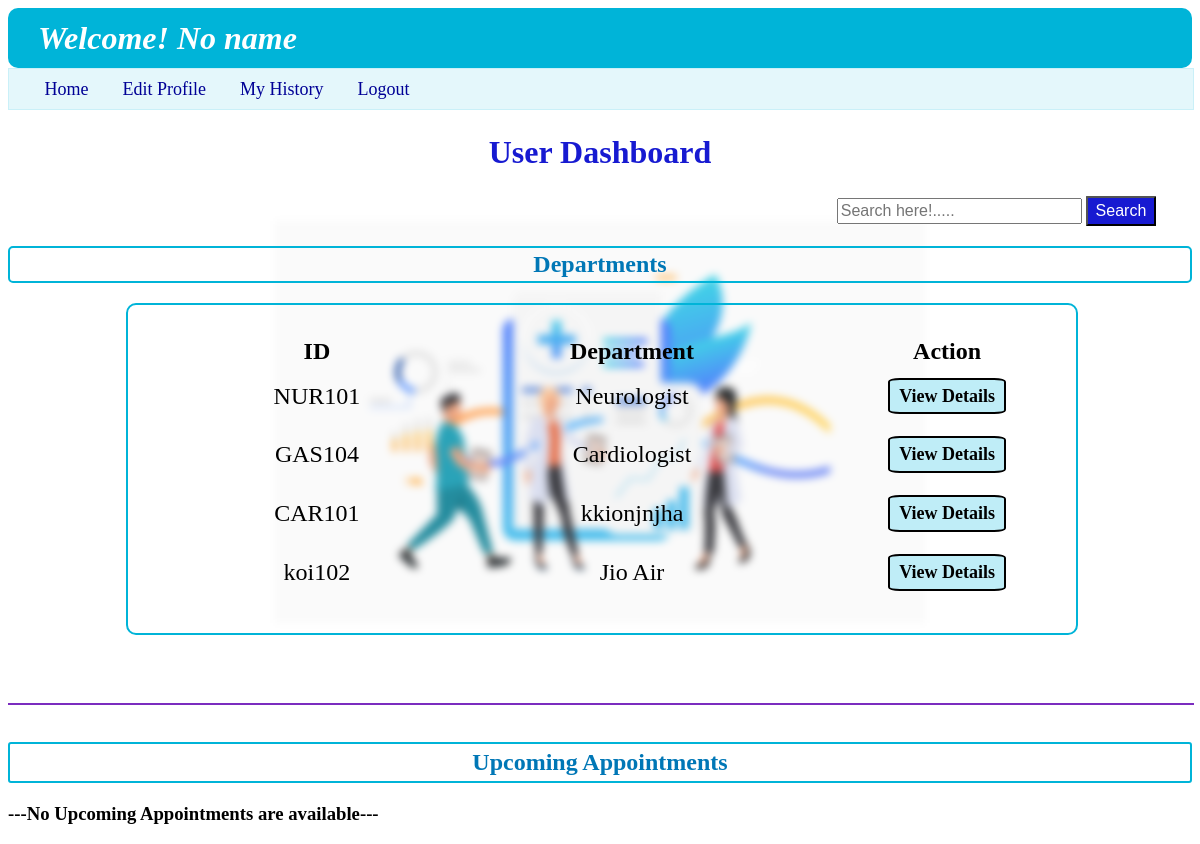
The app's page /user/0 with its own data.
### backend/models.py (models this page shows)
class Department(db.Model):
    __tablename__ = "department"
    id=db.Column(db.String,primary_key=True,nullable=False)
    specialization=db.Column(db.String,nullable=False)
    description=db.Column(db.String,nullable=False)
    doctor=db.relationship("Doctor_Info",cascade="all,delete",backref="department",lazy=True)

### backend/controllers.py (the view)
@app.route("/user/<u_id>")
def user_dashboard(u_id):
    u_id = int(u_id)
    name=u_get(u_id,"name","user")
    dept=all_departments()
    usr=User_Info.query.filter_by(id=u_id).first()
    appoin=Appointments.query.filter_by(user_id=u_id).all()
    return render_template("user_dashboard.html",usern=name,department_list=dept,appointments=appoin,pop_up="",u_id=u_id,usr=usr)

### backend/controllers.py (called while the page is built)
def u_get(u_id, operation,who_m):
    u = User_Info.query.filter_by(id=u_id,role=1).first()
    d = Doctor_Info.query.filter_by(id=u_id).first()
    if who_m=="doctor" and d:
        if operation == "name":
            return d.full_name
        elif operation == "email":
            return d.email
    elif who_m=="user" and u:
        if operation == "name":
            return u.full_name
        elif operation == "email":
            return u.email
    return "No name"

def all_departments():
    dept=Department.query.all()
    return dept

### templates/user_dashboard.html (shortened to what this page needs)
{%extends "user_layout.html"%}
{%block content%}
    {%if usr.is_blacklist!=0%}
    <h1 style="font-weight: bolder; color:red; margin: 15% 30% 30% 30%;">You Are Blocked From Our Website. Please! Contact Hospital Administrative</h1>
    {%else%}
    <h1 style="text-align: center; font-weight: bold; padding: 3px; color: rgb(23, 26, 209);">User Dashboard</h1>
            <span >
                <form action="/user_dashboard_search_bar/{{u_id}}" method="POST">
                    <input style="width: 20%; height: 20px; font-size: medium; display: inline-block; margin-left: 70%;" type="text" id="search_by_name" name="search_by_name" placeholder="Search here!.....">
                    <button type="submit" style="padding: 4px 8px 4px 8px; font-size: medium; display: inline-block; color: white; background-color: rgb(23, 26, 209); border-radius: 2%;">Search</button>
                </form>
            </span>
    <h2 style="text-align: center; font-weight: bold; border: 2px solid rgb(0, 180, 216);padding: 3px; color: rgb(0,119,182); border-radius: 5px; ">Departments</h2>
    {%if department_list%}
    <div class="login_panel" style="width: 80%; margin-left: 10%;">
        <table class="table_user_dashboard">
            <thead style="margin: 10px;">
                <th>ID</th>
                <th>Department</th>
                <th>Action</th>
            </thead>
            <tbody>
                {%for dept in department_list%}
                <tr>
                    <td>{{dept.id}}</td>
                    <td>{{dept.specialization}}</td>
                    <td><a href="{{url_for('department_details',u_id=u_id,d_id=dept.id)}}" type="button" class="color_button">View Details</a></td>
                </tr>
                {%endfor%}
            </tbody>
        </table>
        {%else%}
        <h3>---Not Available---</h3>
        {%endif%}
    </div>
    <br>
    <hr style="border: 1px solid rgb(123,44,191); width: 100%; margin: 0px;">
    <br>
    <h2 style="text-align: center; font-weight: bold; border: 2px solid rgb(0, 180, 216); color: rgb(0,119,182); border-radius: 3px; padding: 5px; ">Upcoming Appointments</h2>
    {%if appointments%}
    <div class="login_panel" style="margin-bottom: 50px; width: 90%; margin-left: 5%;">
        <table class="table_user_dashboard">
            <thead style="margin: 10px;">
                <th>ID</th>
                <th>Doctor Name</th>
                <th>Department</th>
                <th>Date</th>
                <th>Time</th>
                <th>Status</th>
                <th>Action </th>
            </thead>
            <tbody>
                {%for ap in appointments%}
                <tr>
                    <td>{{ap.user_id}}</td>
                    <td>{{ap.doctor_info.full_name}}</td>
                    <td>{{ap.doctor_info.department.specialization}}</td>
                    <td>{{ap.date}}</td>
                    <td>{{ap.time_slot}}</td>
                    <td>{{ap.status}}</td>
                    {%if ap.status=="Incomplete"%}
                    <td><a href="/user_appoin_cancel/{{ap.id}}/{{ap.user_id}}" type="button" class="color_button" style="background-color: orangered;">Cancel</a></td>
                    {%else%}
                    <td><h3 style="display: inline-block; font-weight: lighter;">X</h3></td>
                    {%endif%}
                </tr>
                {%endfor%}
            </tbody>
        </table>
        {%else%}
        <h3>---No Upcoming Appointments are available---</h3>
        {%endif%}
    {%endif%}
{%endblock%}

### static/style.css (style rules this page uses)
body { background-image: url("https://static.vecteezy.com/system/resources/thumbnails/002/072/163/small_2x/doctor-injecting-coronavirus-vaccine-to-a-patient-concept-free-vector.jpg"); background-repeat: no-repeat; background-size: 650px 650px; background-position: center; background-attachment: fixed; filter: saturate(1.0); z-index: -4; backdrop-filter: blur(4px); }
.login_panel { height: auto; width: 60%; margin: 10px 20% 40px 20%; border: 2px double rgb(0, 180, 216); border-radius: 10px; }
.table_user_dashboard { align-content: center; margin: 30px; font-size: x-large; }
table { width: 100%; table-layout: fixed; }
td { text-align: center; padding: 10px; }
a { text-decoration: none; }
.color_button { text-decoration: none; color:black; background-color: rgb(191, 237, 247); border-radius: 10%; border: 2px double black; padding: 2% 3% 2% 3%; font-weight: bold; font-size: 18px; display: inline-block; }

### records on screen
Department: id "NUR101", specialization "Neurologist"
Department: id "GAS104", specialization "Cardiologist"
Department: id "CAR101", specialization "kkionjnjha"
Department: id "koi102", specialization "Jio Air"

### other values on screen
{{ usern }} "No name"
